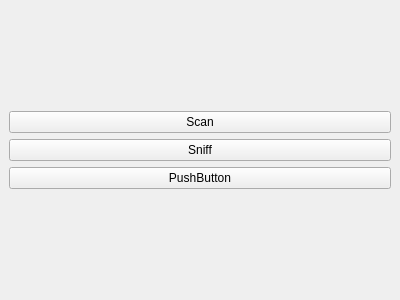
<?xml version="1.0" encoding="UTF-8"?>
<ui version="4.0">
 <class>DockWidget</class>
 <widget class="QDockWidget" name="DockWidget">
  <property name="geometry">
   <rect>
    <x>0</x>
    <y>0</y>
    <width>400</width>
    <height>300</height>
   </rect>
  </property>
  <property name="windowTitle">
   <string>DockWidget</string>
  </property>
  <widget class="QWidget" name="dockWidgetContents">
   <layout class="QGridLayout" name="gridLayout">
    <item row="0" column="0">
     <layout class="QVBoxLayout" name="verticalLayout">
      <item>
       <widget class="QPushButton" name="scanButton">
        <property name="text">
         <string>Scan</string>
        </property>
       </widget>
      </item>
      <item>
       <widget class="QPushButton" name="sniffButton">
        <property name="text">
         <string>Sniff</string>
        </property>
       </widget>
      </item>
      <item>
       <widget class="QPushButton" name="testMap">
        <property name="text">
         <string>PushButton</string>
        </property>
       </widget>
      </item>
     </layout>
    </item>
   </layout>
  </widget>
 </widget>
 <resources/>
 <connections/>
</ui>
